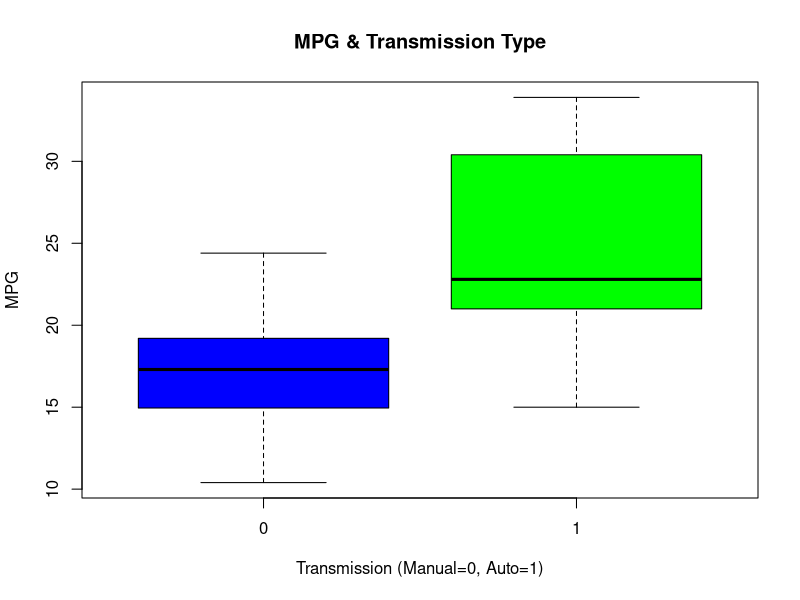
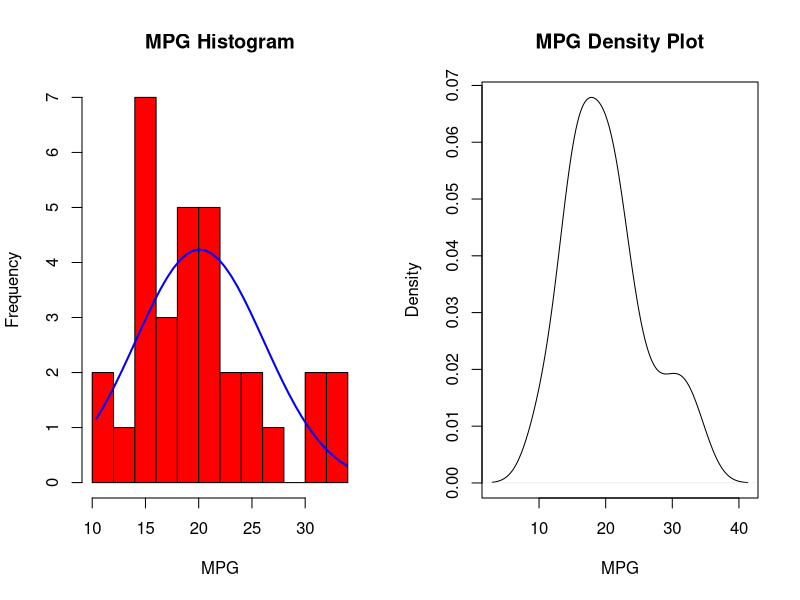
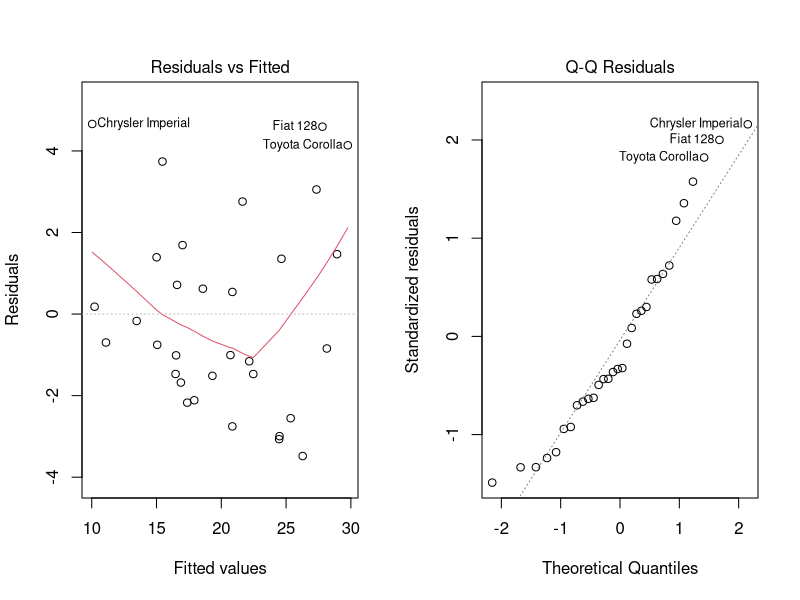
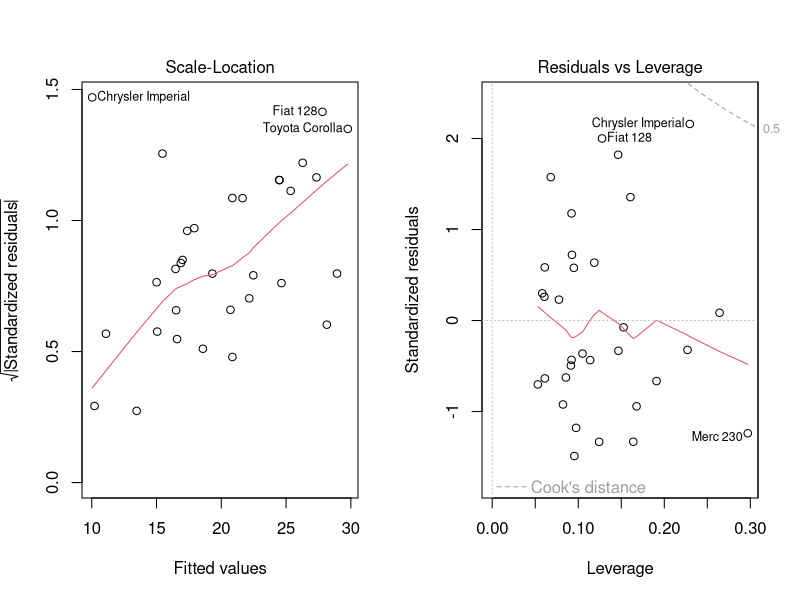

Source code (R) for these figures, in order:
## ---- chunk 1
    library(ggplot2);
## ---- chunk 2
#   Set Working Directory
    setwd("~/Data Science/07 Regression Models");

#   Read "mtcars" Data
    data(mtcars);
    dim(mtcars);
    head(mtcars, n=5);
## ---- chunk 3
#   Box Plot: MPG vs Transmission Type
    boxplot(mpg~am, data=mtcars, col=c("blue", "green"),
        xlab="Transmission (Manual=0, Auto=1)", ylab="MPG",
        main="MPG & Transmission Type"
    );
## ---- chunk 4
#   Aggregate Data & Calculated Mean for MPG & Transmission Type
    Mean <- aggregate(mpg~am, data=mtcars, mean);
    Mean;

#   Two Sample T-Test
    Automatic <- mtcars[mtcars$am==1, ];
    Manual <- mtcars[mtcars$am==0, ];
    MTest <- t.test(Automatic$mpg, Manual$mpg);
    MTest[3];
## ---- chunk 5
#   Correlation "mpg" Relative to Remaining Variables
    CorMatrix <- cor(mtcars)[1, ];
    CorMatrix;
## ---- chunk 6
#   Linear Regression
    LRegression <- lm(mpg~am, data=mtcars);
    summary(LRegression);
## ---- chunk 7
    MRegression <- step(lm(data=mtcars, mpg ~ .), trace=0, steps=10000);
    summary(MRegression);
    
    Best <- lm(mpg~am + wt + qsec, data = mtcars);
    anova(MRegression, Best);
    summary(Best);
## ---- chunk 8
    par(mfrow = c(1, 2));

#   Histogram
    x <- mtcars$mpg;
    h<-hist(x, breaks=10, col="red", xlab="MPG",
       main="MPG Histogram");
    
    xfit<-seq(min(x), max(x), length=40);
    yfit<-dnorm(xfit, mean=mean(x), sd=sd(x));
    yfit <- yfit * diff(h$mids[1:2]) * length(x);
    lines(xfit, yfit, col="blue", lwd=2);
    
#   Density Plot
    d <- density(mtcars$mpg);
    plot(d, xlab="MPG", main="MPG Density Plot");
    
    plot(Best);
